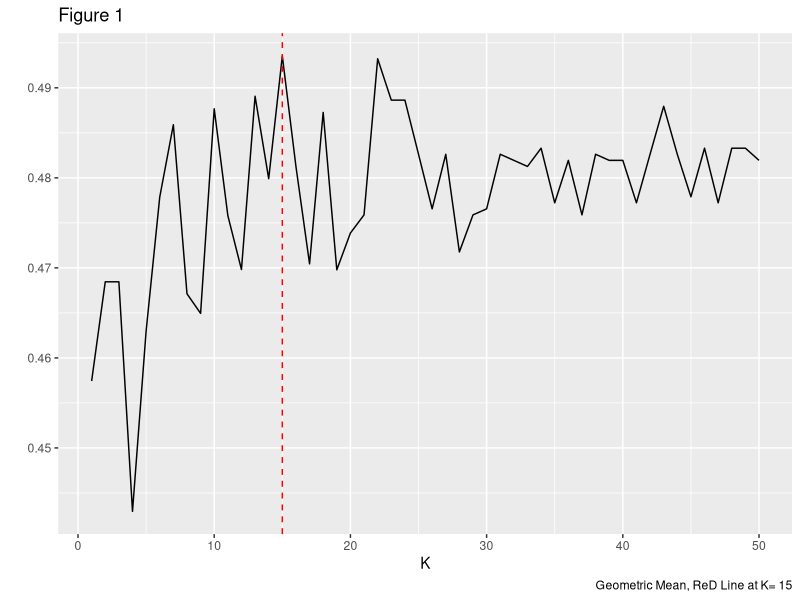
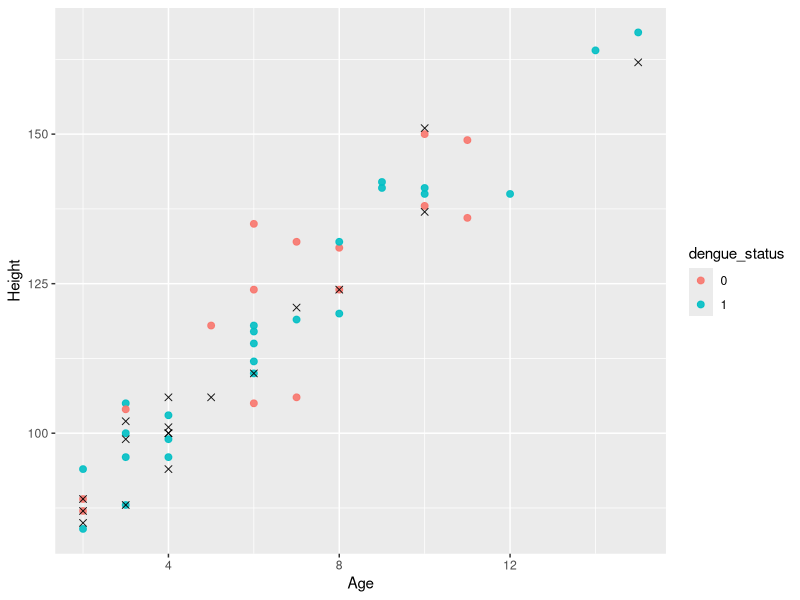

Write R code to recreate these figures, in order.
## ---- chunk 1
library(ggplot2)
library(broom)
library(gridExtra)
library(dplyr)
library(class)
library(tidyverse)
## ---- chunk 2
knitr::opts_chunk$set(echo = TRUE)
## ---- chunk 3
dengue<-read.csv("dengueData.csv")
## ---- chunk 4
sum(is.na(dengue))
na.omit(dengue)
## ---- chunk 5
glimpse(dengue)
## ---- chunk 6
knnDemo<-data.frame("dengue_status"= dengue$Y,"Age"= dengue$Age, "Height"= dengue$Height)
## ---- chunk 7
n<-nrow(knnDemo)
set.seed(363663)
demoSelectRow<-sample(1:n,n*0.9,replace = "FALSE")
demoTrain<-knnDemo[demoSelectRow,]
demoTest<-knnDemo[-demoSelectRow,]

true1<-which(demoTest$dengue_status == 1)
true0<-which(demoTest$dengue_status == 0)

ntrue1<-length(true1)
ntrue0<-length(true0)

storeK<-data.frame("K"=rep(NA,50),"GMean"=rep(NA,50))

for(i in 1:50){
  storeK$K[i]<-i
  Kpreds<-knn(demoTrain[,c(2,3)],demoTest[,c(2,3)],k=i,cl=demoTrain$dengue_status)
  sensitivity<-sum(Kpreds[true1] == 1)/ntrue1
  specificity<-sum(Kpreds[true0] == 0)/ntrue0
  storeK$GMean[i]<-sqrt(sensitivity*specificity)
}

knnDemoPlot<-ggplot(storeK,aes(K,GMean))+
  geom_line()+
  labs(caption = paste("Geometric Mean, ReD Line at K=", which.max(storeK$GMean)),title = "Figure 1",y = " ")+
  geom_vline(xintercept = which.max(storeK$GMean),lty = 2,col="red")
knnDemoPlot

## ---- chunk 8
numb<-nrow(knnDemo)
DemoSubsetRow<-sample(1:numb,numb*0.01,replace = FALSE)
SetForDemo<-knnDemo[DemoSubsetRow,]  

demoNum<-nrow(SetForDemo)
SelectIn_Demo<-sample(1:demoNum,demoNum*0.7,replace = FALSE)
demoTrain<-SetForDemo[SelectIn_Demo,]
demoTest<-SetForDemo[-SelectIn_Demo,]
## ---- chunk 9
demoTrain<-demoTrain%>%
  mutate(dengue_status=as.character(dengue_status))
demoTest<-demoTest%>%
  mutate(dengue_status_test=as.character(dengue_status))
ggplot()+
  geom_point(data = demoTrain,aes(x=Age,y=Height,col=dengue_status),size=2,alpha=0.9,shape=19)+
  geom_point(data =demoTest,aes(x=Age,y=Height),size=2,alpha=0.9,shape=4)
  
  
## ---- chunk 10
example_data<-data.frame("Age"= rep(NA,1),"Height"=rep(NA,1))
example_data$Age[1]<-8
example_data$Height[1]<-100


#Kpreds_sample<-knn(demoTrain[,c(2,3)],example_data[,c(1,2)],k=i,cl=demoTrain$dengue_status)

for(j in 1:20){
  Kpreds_sample<-knn(demoTrain[,c(2,3)],example_data[,c(1,2)],k=j,cl=demoTrain$dengue_status)
  
}
## ---- chunk 11
knnActual<-dengue
knnActual<-knnActual%>%
  mutate(Flush=as.character(Flush),
        Hepatomegaly=as.character(Hepatomegaly),
        Rash=as.character(Rash))
knnActual<-knnActual%>%
  mutate(Flush = recode(Flush,"TRUE" = "1",
         "FALSE" = "0"),
         Hepatomegaly = recode(Hepatomegaly,"TRUE" = "1",
                               "FALSE" = "0"),
         Rash = recode(Rash,"TRUE" = "1",
                      "FALSE" = "0"))
## ---- chunk 12
dengueNum<-nrow(knnActual)
set.seed(363663)
pool<-rep(1:10,573)

foldDengue<-sample(pool,5730,replace = FALSE)

storeK<-data.frame("K"=rep(NA,50),"GMean"=rep(NA,50))


#demoSelectRow<-sample(1:dengueNum,n*0.9,replace = "FALSE")
#demoTrain<-knnDemo[demoSelectRow,]
#demoTest<-knnDemo[-demoSelectRow,]

true1<-which(demoTest$dengue_status == 1)
true0<-which(demoTest$dengue_status == 0)

ntrue1<-length(true1)
ntrue0<-length(true0)


for(i in 1:50){
  storeK$K[i]<-i
  Kpreds<-knn(demoTrain[,c(2,3)],demoTest[,c(2,3)],k=i,cl=demoTrain$dengue_status)
  sensitivity<-sum(Kpreds[true1] == 1)/ntrue1
  specificity<-sum(Kpreds[true0] == 0)/ntrue0
  storeK$GMean[i]<-sqrt(sensitivity*specificity)
}

#knnDemoPlot<-ggplot(storeK,aes(K,GMean))+
 # geom_line()+
  #labs(caption = paste("Geometric Mean, ReD Line at K=", which.max(storeK$GMean)),title = "Figure 1",y = " ")+
  #geom_vline(xintercept = which.max(storeK$GMean),lty = 2,col="red")
#knnDemoPlot
